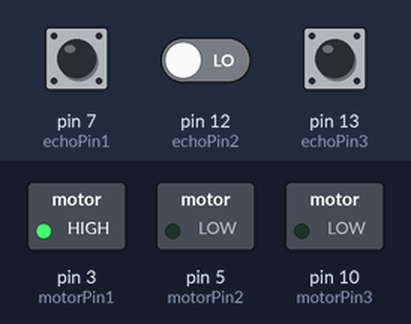
The sketch below on a simulated Arduino Uno, built with avr-gcc and run on an emulated ATmega328P. On the bench: switched loads named in the sketch (green lamp = pin HIGH). The inputs (shaded band) are chosen by the test bench; at power-on: pin 13 (echoPin3) LOW, pin 7 (echoPin1) LOW, pin 12 (echoPin2) LOW. Pins used as bus, display or sensor lines are not drawn; what the sketch prints to the serial monitor is not drawn.

Above: at 1.2 s.
1.3 s: pin 13 (echoPin3) pulsed HIGH 5 times (0.12 s each, 0.3 s apart)
At 2.7 s:
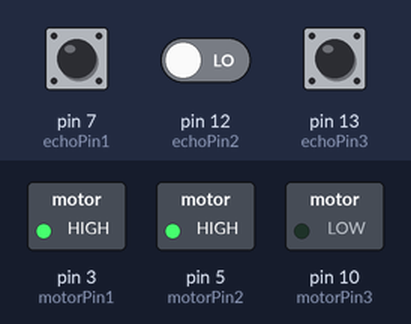
5.8 s: pin 7 (echoPin1) pulsed HIGH 2 times (0.12 s each, 0.3 s apart)
At 6.7 s:
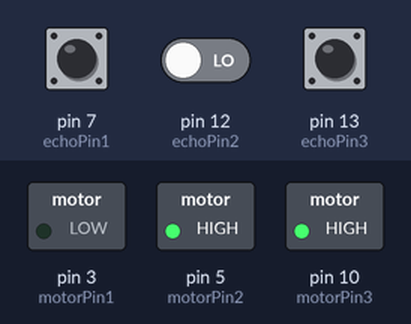
At 10.2 s:
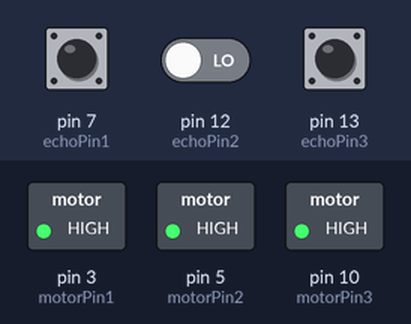
Timing chart, 0 to 11.7 s (numbered marks = the images above; inputs shaded):
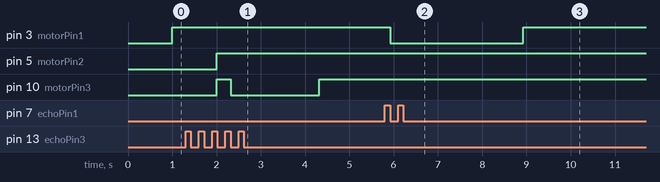

The sketch:

Blind_Assistor.ino
```cpp
const int motorPin1 = 3;
const int motorPin2 = 5;
const int motorPin3 = 10;

const int trigPin1 = 6;
const int echoPin1 = 7;

const int trigPin2 = 11;
const int echoPin2 = 12;

const int trigPin3 = 10;
const int echoPin3 = 13;

float duration1, duration2, duration3, distance1, distance2, distance3;

void setup() {
  pinMode(motorPin1, OUTPUT);
  pinMode(motorPin2, OUTPUT);
  pinMode(motorPin3, OUTPUT);
  pinMode(trigPin1, OUTPUT);
  pinMode(echoPin1, INPUT);
  pinMode(trigPin2, OUTPUT);
  pinMode(echoPin2, INPUT);
  pinMode(trigPin3, OUTPUT);
  pinMode(echoPin3, INPUT);
  Serial.begin(9600);
}

void loop() {
 digitalWrite(trigPin1, LOW);
 delayMicroseconds(2);
 digitalWrite(trigPin1, HIGH);
 delayMicroseconds(2);
 duration1 = pulseIn(echoPin1, HIGH);
 distance1 = (duration1*.0343)/2;
 Serial.print("Distance1: ");
 Serial.println(distance1);
if (0 < distance1 <= 30)
  {
    digitalWrite(motorPin1, HIGH);
    //delay(100);
  }
if ( distance1 > 30)
  {
     digitalWrite(motorPin1, LOW);
     //delay(100);
  }

  digitalWrite(trigPin2, LOW);
  delayMicroseconds(2);
  digitalWrite(trigPin2, HIGH);
  delayMicroseconds(2);
  duration2 = pulseIn(echoPin2, HIGH);
  distance2 = (duration2*.0343)/2;
  Serial.print("Distance2: ");
  Serial.println(distance2);
   if (0 < distance2 <= 30)
  {
    digitalWrite(motorPin2, HIGH);
    //delay(100);
  }
if ( distance2 > 30)
  {
     digitalWrite(motorPin2, LOW);
     //delay(100);
  }


  digitalWrite(trigPin3, LOW);
  delayMicroseconds(2);
  digitalWrite(trigPin3, HIGH);
  delayMicroseconds(2);
  duration3 = pulseIn(echoPin3, HIGH);
  distance3 = (duration3*.0343)/2;
  Serial.print("Distance3: ");
  Serial.println(distance3);
  if (0 < distance3 <= 30)
  {
    digitalWrite(motorPin3, HIGH);
           Serial.print("ON: ");

   // delay(100);
  }
  if ( distance3 > 30)
  {
     digitalWrite(motorPin3, LOW);
     //delay(100);
  }


}
```

Measured:
- after the input at 5.8 s, pin 3 (motorPin1): HIGH → LOW after 0.12 s, → HIGH 3.0 s later
